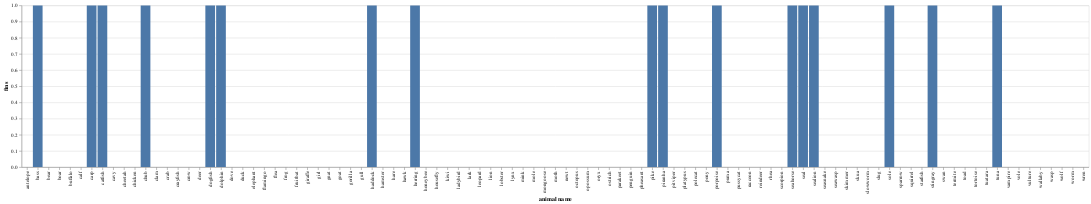

Notebook code cell kept with this figure:
### Code cell
plot_02

### Figure 1 — Vega-Lite specification as saved in the notebook (floating-point values rounded to 4 significant figures)
{"config": {"view": {"continuousWidth": 400, "continuousHeight": 300}}, "data": {"name": "data-e3d594e206aeb1e7e4985628e88d3eb2"}, "mark": "bar", "encoding": {"x": {"field": "animal name", "type": "nominal"}, "y": {"field": "fins", "type": "quantitative"}}, "$schema": "https://vega.github.io/schema/vega-lite/v4.17.0.json", "datasets": {"data-e3d594e206aeb1e7e4985628e88d3eb2": [{"animal name": "antelope", "hair": 1, "feathers": 0, "eggs": 0, "milk": 1, "airborne": 0, "aquatic": 0, "predator": 0, "toothed": 1, "backbone": 1, "breathes": 1, "venomous": 0, "fins": 0, "legs": 4, "tail": 1, "domestic": 0, " cat-size": 1, "type": 1}, {"animal name": "bass", "hair": 0, "feathers": 0, "eggs": 1, "milk": 0, "airborne": 0, "aquatic": 1, "predator": 1, "toothed": 1, "backbone": 1, "breathes": 0, "venomous": 0, "fins": 1, "legs": 0, "tail": 1, "domestic": 0, " cat-size": 0, "type": 4}, {"animal name": "bear", "hair": 1, "feathers": 0, "eggs": 0, "milk": 1, "airborne": 0, "aquatic": 0, "predator": 1, "toothed": 1, "backbone": 1, "breathes": 1, "venomous": 0, "fins": 0, "legs": 4, "tail": 0, "domestic": 0, " cat-size": 1, "type": 1}, {"animal name": "boar", "hair": 1, "feathers": 0, "eggs": 0, "milk": 1, "airborne": 0, "aquatic": 0, "predator": 1, "toothed": 1, "backbone": 1, "breathes": 1, "venomous": 0, "fins": 0, "legs": 4, "tail": 1, "domestic": 0, " cat-size": 1, "type": 1}, {"animal name": "buffalo", "hair": 1, "feathers": 0, "eggs": 0, "milk": 1, "airborne": 0, "aquatic": 0, "predator": 0, "toothed": 1, "backbone": 1, "breathes": 1, "venomous": 0, "fins": 0, "legs": 4, "tail": 1, "domestic": 0, " cat-size": 1, "type": 1}, {"animal name": "calf", "hair": 1, "feathers": 0, "eggs": 0, "milk": 1, "airborne": 0, "aquatic": 0, "predator": 0, "toothed": 1, "backbone": 1, "breathes": 1, "venomous": 0, "fins": 0, "legs": 4, "tail": 1, "domestic": 1, " cat-size": 1, "type": 1}, {"animal name": "carp", "hair": 0, "feathers": 0, "eggs": 1, "milk": 0, "airborne": 0, "aquatic": 1, "predator": 0, "toothed": 1, "backbone": 1, "breathes": 0, "venomous": 0, "fins": 1, "legs": 0, "tail": 1, "domestic": 1, " cat-size": 0, "type": 4}, {"animal name": "catfish", "hair": 0, "feathers": 0, "eggs": 1, "milk": 0, "airborne": 0, "aquatic": 1, "predator": 1, "toothed": 1, "backbone": 1, "breathes": 0, "venomous": 0, "fins": 1, "legs": 0, "tail": 1, "domestic": 0, " cat-size": 0, "type": 4}, {"animal name": "cavy", "hair": 1, "feathers": 0, "eggs": 0, "milk": 1, "airborne": 0, "aquatic": 0, "predator": 0, "toothed": 1, "backbone": 1, "breathes": 1, "venomous": 0, "fins": 0, "legs": 4, "tail": 0, "domestic": 1, " cat-size": 0, "type": 1}, {"animal name": "cheetah", "hair": 1, "feathers": 0, "eggs": 0, "milk": 1, "airborne": 0, "aquatic": 0, "predator": 1, "toothed": 1, "backbone": 1, "breathes": 1, "venomous": 0, "fins": 0, "legs": 4, "tail": 1, "domestic": 0, " cat-size": 1, "type": 1}, {"animal name": "chicken", "hair": 0, "feathers": 1, "eggs": 1, "milk": 0, "airborne": 1, "aquatic": 0, "predator": 0, "toothed": 0, "backbone": 1, "breathes": 1, "venomous": 0, "fins": 0, "legs": 2, "tail": 1, "domestic": 1, " cat-size": 0, "type": 2}, {"animal name": "chub", "hair": 0, "feathers": 0, "eggs": 1, "milk": 0, "airborne": 0, "aquatic": 1, "predator": 1, "toothed": 1, "backbone": 1, "breathes": 0, "venomous": 0, "fins": 1, "legs": 0, "tail": 1, "domestic": 0, " cat-size": 0, "type": 4}, {"animal name": "clam", "hair": 0, "feathers": 0, "eggs": 1, "milk": 0, "airborne": 0, "aquatic": 0, "predator": 1, "toothed": 0, "backbone": 0, "breathes": 0, "venomous": 0, "fins": 0, "legs": 0, "tail": 0, "domestic": 0, " cat-size": 0, "type": 7}, {"animal name": "crab", "hair": 0, "feathers": 0, "eggs": 1, "milk": 0, "airborne": 0, "aquatic": 1, "predator": 1, "toothed": 0, "backbone": 0, "breathes": 0, "venomous": 0, "fins": 0, "legs": 4, "tail": 0, "domestic": 0, " cat-size": 0, "type": 7}, {"animal name": "crayfish", "hair": 0, "feathers": 0, "eggs": 1, "milk": 0, "airborne": 0, "aquatic": 1, "predator": 1, "toothed": 0, "backbone": 0, "breathes": 0, "venomous": 0, "fins": 0, "legs": 6, "tail": 0, "domestic": 0, " cat-size": 0, "type": 7}, {"animal name": "crow", "hair": 0, "feathers": 1, "eggs": 1, "milk": 0, "airborne": 1, "aquatic": 0, "predator": 1, "toothed": 0, "backbone": 1, "breathes": 1, "venomous": 0, "fins": 0, "legs": 2, "tail": 1, "domestic": 0, " cat-size": 0, "type": 2}, {"animal name": "deer", "hair": 1, "feathers": 0, "eggs": 0, "milk": 1, "airborne": 0, "aquatic": 0, "predator": 0, "toothed": 1, "backbone": 1, "breathes": 1, "venomous": 0, "fins": 0, "legs": 4, "tail": 1, "domestic": 0, " cat-size": 1, "type": 1}, {"animal name": "dogfish", "hair": 0, "feathers": 0, "eggs": 1, "milk": 0, "airborne": 0, "aquatic": 1, "predator": 1, "toothed": 1, "backbone": 1, "breathes": 0, "venomous": 0, "fins": 1, "legs": 0, "tail": 1, "domestic": 0, " cat-size": 1, "type": 4}, {"animal name": "dolphin", "hair": 0, "feathers": 0, "eggs": 0, "milk": 1, "airborne": 0, "aquatic": 1, "predator": 1, "toothed": 1, "backbone": 1, "breathes": 1, "venomous": 0, "fins": 1, "legs": 0, "tail": 1, "domestic": 0, " cat-size": 1, "type": 1}, {"animal name": "dove", "hair": 0, "feathers": 1, "eggs": 1, "milk": 0, "airborne": 1, "aquatic": 0, "predator": 0, "toothed": 0, "backbone": 1, "breathes": 1, "venomous": 0, "fins": 0, "legs": 2, "tail": 1, "domestic": 1, " cat-size": 0, "type": 2}, {"animal name": "duck", "hair": 0, "feathers": 1, "eggs": 1, "milk": 0, "airborne": 1, "aquatic": 1, "predator": 0, "toothed": 0, "backbone": 1, "breathes": 1, "venomous": 0, "fins": 0, "legs": 2, "tail": 1, "domestic": 0, " cat-size": 0, "type": 2}, {"animal name": "elephant", "hair": 1, "feathers": 0, "eggs": 0, "milk": 1, "airborne": 0, "aquatic": 0, "predator": 0, "toothed": 1, "backbone": 1, "breathes": 1, "venomous": 0, "fins": 0, "legs": 4, "tail": 1, "domestic": 0, " cat-size": 1, "type": 1}, {"animal name": "flamingo", "hair": 0, "feathers": 1, "eggs": 1, "milk": 0, "airborne": 1, "aquatic": 0, "predator": 0, "toothed": 0, "backbone": 1, "breathes": 1, "venomous": 0, "fins": 0, "legs": 2, "tail": 1, "domestic": 0, " cat-size": 1, "type": 2}, {"animal name": "flea", "hair": 0, "feathers": 0, "eggs": 1, "milk": 0, "airborne": 0, "aquatic": 0, "predator": 0, "toothed": 0, "backbone": 0, "breathes": 1, "venomous": 0, "fins": 0, "legs": 6, "tail": 0, "domestic": 0, " cat-size": 0, "type": 6}, {"animal name": "frog", "hair": 0, "feathers": 0, "eggs": 1, "milk": 0, "airborne": 0, "aquatic": 1, "predator": 1, "toothed": 1, "backbone": 1, "breathes": 1, "venomous": 0, "fins": 0, "legs": 4, "tail": 0, "domestic": 0, " cat-size": 0, "type": 5}, {"animal name": "frog", "hair": 0, "feathers": 0, "eggs": 1, "milk": 0, "airborne": 0, "aquatic": 1, "predator": 1, "toothed": 1, "backbone": 1, "breathes": 1, "venomous": 1, "fins": 0, "legs": 4, "tail": 0, "domestic": 0, " cat-size": 0, "type": 5}, {"animal name": "fruitbat", "hair": 1, "feathers": 0, "eggs": 0, "milk": 1, "airborne": 1, "aquatic": 0, "predator": 0, "toothed": 1, "backbone": 1, "breathes": 1, "venomous": 0, "fins": 0, "legs": 2, "tail": 1, "domestic": 0, " cat-size": 0, "type": 1}, {"animal name": "giraffe", "hair": 1, "feathers": 0, "eggs": 0, "milk": 1, "airborne": 0, "aquatic": 0, "predator": 0, "toothed": 1, "backbone": 1, "breathes": 1, "venomous": 0, "fins": 0, "legs": 4, "tail": 1, "domestic": 0, " cat-size": 1, "type": 1}, {"animal name": "girl", "hair": 1, "feathers": 0, "eggs": 0, "milk": 1, "airborne": 0, "aquatic": 0, "predator": 1, "toothed": 1, "backbone": 1, "breathes": 1, "venomous": 0, "fins": 0, "legs": 2, "tail": 0, "domestic": 1, " cat-size": 1, "type": 1}, {"animal name": "gnat", "hair": 0, "feathers": 0, "eggs": 1, "milk": 0, "airborne": 1, "aquatic": 0, "predator": 0, "toothed": 0, "backbone": 0, "breathes": 1, "venomous": 0, "fins": 0, "legs": 6, "tail": 0, "domestic": 0, " cat-size": 0, "type": 6}, {"animal name": "goat", "hair": 1, "feathers": 0, "eggs": 0, "milk": 1, "airborne": 0, "aquatic": 0, "predator": 0, "toothed": 1, "backbone": 1, "breathes": 1, "venomous": 0, "fins": 0, "legs": 4, "tail": 1, "domestic": 1, " cat-size": 1, "type": 1}, {"animal name": "gorilla", "hair": 1, "feathers": 0, "eggs": 0, "milk": 1, "airborne": 0, "aquatic": 0, "predator": 0, "toothed": 1, "backbone": 1, "breathes": 1, "venomous": 0, "fins": 0, "legs": 2, "tail": 0, "domestic": 0, " cat-size": 1, "type": 1}, {"animal name": "gull", "hair": 0, "feathers": 1, "eggs": 1, "milk": 0, "airborne": 1, "aquatic": 1, "predator": 1, "toothed": 0, "backbone": 1, "breathes": 1, "venomous": 0, "fins": 0, "legs": 2, "tail": 1, "domestic": 0, " cat-size": 0, "type": 2}, {"animal name": "haddock", "hair": 0, "feathers": 0, "eggs": 1, "milk": 0, "airborne": 0, "aquatic": 1, "predator": 0, "toothed": 1, "backbone": 1, "breathes": 0, "venomous": 0, "fins": 1, "legs": 0, "tail": 1, "domestic": 0, " cat-size": 0, "type": 4}, {"animal name": "hamster", "hair": 1, "feathers": 0, "eggs": 0, "milk": 1, "airborne": 0, "aquatic": 0, "predator": 0, "toothed": 1, "backbone": 1, "breathes": 1, "venomous": 0, "fins": 0, "legs": 4, "tail": 1, "domestic": 1, " cat-size": 0, "type": 1}, {"animal name": "hare", "hair": 1, "feathers": 0, "eggs": 0, "milk": 1, "airborne": 0, "aquatic": 0, "predator": 0, "toothed": 1, "backbone": 1, "breathes": 1, "venomous": 0, "fins": 0, "legs": 4, "tail": 1, "domestic": 0, " cat-size": 0, "type": 1}, {"animal name": "hawk", "hair": 0, "feathers": 1, "eggs": 1, "milk": 0, "airborne": 1, "aquatic": 0, "predator": 1, "toothed": 0, "backbone": 1, "breathes": 1, "venomous": 0, "fins": 0, "legs": 2, "tail": 1, "domestic": 0, " cat-size": 0, "type": 2}, {"animal name": "herring", "hair": 0, "feathers": 0, "eggs": 1, "milk": 0, "airborne": 0, "aquatic": 1, "predator": 1, "toothed": 1, "backbone": 1, "breathes": 0, "venomous": 0, "fins": 1, "legs": 0, "tail": 1, "domestic": 0, " cat-size": 0, "type": 4}, {"animal name": "honeybee", "hair": 1, "feathers": 0, "eggs": 1, "milk": 0, "airborne": 1, "aquatic": 0, "predator": 0, "toothed": 0, "backbone": 0, "breathes": 1, "venomous": 1, "fins": 0, "legs": 6, "tail": 0, "domestic": 1, " cat-size": 0, "type": 6}, {"animal name": "housefly", "hair": 1, "feathers": 0, "eggs": 1, "milk": 0, "airborne": 1, "aquatic": 0, "predator": 0, "toothed": 0, "backbone": 0, "breathes": 1, "venomous": 0, "fins": 0, "legs": 6, "tail": 0, "domestic": 0, " cat-size": 0, "type": 6}, {"animal name": "kiwi", "hair": 0, "feathers": 1, "eggs": 1, "milk": 0, "airborne": 0, "aquatic": 0, "predator": 1, "toothed": 0, "backbone": 1, "breathes": 1, "venomous": 0, "fins": 0, "legs": 2, "tail": 1, "domestic": 0, " cat-size": 0, "type": 2}, {"animal name": "ladybird", "hair": 0, "feathers": 0, "eggs": 1, "milk": 0, "airborne": 1, "aquatic": 0, "predator": 1, "toothed": 0, "backbone": 0, "breathes": 1, "venomous": 0, "fins": 0, "legs": 6, "tail": 0, "domestic": 0, " cat-size": 0, "type": 6}, {"animal name": "lark", "hair": 0, "feathers": 1, "eggs": 1, "milk": 0, "airborne": 1, "aquatic": 0, "predator": 0, "toothed": 0, "backbone": 1, "breathes": 1, "venomous": 0, "fins": 0, "legs": 2, "tail": 1, "domestic": 0, " cat-size": 0, "type": 2}, {"animal name": "leopard", "hair": 1, "feathers": 0, "eggs": 0, "milk": 1, "airborne": 0, "aquatic": 0, "predator": 1, "toothed": 1, "backbone": 1, "breathes": 1, "venomous": 0, "fins": 0, "legs": 4, "tail": 1, "domestic": 0, " cat-size": 1, "type": 1}, {"animal name": "lion", "hair": 1, "feathers": 0, "eggs": 0, "milk": 1, "airborne": 0, "aquatic": 0, "predator": 1, "toothed": 1, "backbone": 1, "breathes": 1, "venomous": 0, "fins": 0, "legs": 4, "tail": 1, "domestic": 0, " cat-size": 1, "type": 1}, {"animal name": "lobster", "hair": 0, "feathers": 0, "eggs": 1, "milk": 0, "airborne": 0, "aquatic": 1, "predator": 1, "toothed": 0, "backbone": 0, "breathes": 0, "venomous": 0, "fins": 0, "legs": 6, "tail": 0, "domestic": 0, " cat-size": 0, "type": 7}, {"animal name": "lynx", "hair": 1, "feathers": 0, "eggs": 0, "milk": 1, "airborne": 0, "aquatic": 0, "predator": 1, "toothed": 1, "backbone": 1, "breathes": 1, "venomous": 0, "fins": 0, "legs": 4, "tail": 1, "domestic": 0, " cat-size": 1, "type": 1}, {"animal name": "mink", "hair": 1, "feathers": 0, "eggs": 0, "milk": 1, "airborne": 0, "aquatic": 1, "predator": 1, "toothed": 1, "backbone": 1, "breathes": 1, "venomous": 0, "fins": 0, "legs": 4, "tail": 1, "domestic": 0, " cat-size": 1, "type": 1}, {"animal name": "mole", "hair": 1, "feathers": 0, "eggs": 0, "milk": 1, "airborne": 0, "aquatic": 0, "predator": 1, "toothed": 1, "backbone": 1, "breathes": 1, "venomous": 0, "fins": 0, "legs": 4, "tail": 1, "domestic": 0, " cat-size": 0, "type": 1}, {"animal name": "mongoose", "hair": 1, "feathers": 0, "eggs": 0, "milk": 1, "airborne": 0, "aquatic": 0, "predator": 1, "toothed": 1, "backbone": 1, "breathes": 1, "venomous": 0, "fins": 0, "legs": 4, "tail": 1, "domestic": 0, " cat-size": 1, "type": 1}, {"animal name": "moth", "hair": 1, "feathers": 0, "eggs": 1, "milk": 0, "airborne": 1, "aquatic": 0, "predator": 0, "toothed": 0, "backbone": 0, "breathes": 1, "venomous": 0, "fins": 0, "legs": 6, "tail": 0, "domestic": 0, " cat-size": 0, "type": 6}, {"animal name": "newt", "hair": 0, "feathers": 0, "eggs": 1, "milk": 0, "airborne": 0, "aquatic": 1, "predator": 1, "toothed": 1, "backbone": 1, "breathes": 1, "venomous": 0, "fins": 0, "legs": 4, "tail": 1, "domestic": 0, " cat-size": 0, "type": 5}, {"animal name": "octopus", "hair": 0, "feathers": 0, "eggs": 1, "milk": 0, "airborne": 0, "aquatic": 1, "predator": 1, "toothed": 0, "backbone": 0, "breathes": 0, "venomous": 0, "fins": 0, "legs": 8, "tail": 0, "domestic": 0, " cat-size": 1, "type": 7}, {"animal name": "opossum", "hair": 1, "feathers": 0, "eggs": 0, "milk": 1, "airborne": 0, "aquatic": 0, "predator": 1, "toothed": 1, "backbone": 1, "breathes": 1, "venomous": 0, "fins": 0, "legs": 4, "tail": 1, "domestic": 0, " cat-size": 0, "type": 1}, {"animal name": "oryx", "hair": 1, "feathers": 0, "eggs": 0, "milk": 1, "airborne": 0, "aquatic": 0, "predator": 0, "toothed": 1, "backbone": 1, "breathes": 1, "venomous": 0, "fins": 0, "legs": 4, "tail": 1, "domestic": 0, " cat-size": 1, "type": 1}, {"animal name": "ostrich", "hair": 0, "feathers": 1, "eggs": 1, "milk": 0, "airborne": 0, "aquatic": 0, "predator": 0, "toothed": 0, "backbone": 1, "breathes": 1, "venomous": 0, "fins": 0, "legs": 2, "tail": 1, "domestic": 0, " cat-size": 1, "type": 2}, {"animal name": "parakeet", "hair": 0, "feathers": 1, "eggs": 1, "milk": 0, "airborne": 1, "aquatic": 0, "predator": 0, "toothed": 0, "backbone": 1, "breathes": 1, "venomous": 0, "fins": 0, "legs": 2, "tail": 1, "domestic": 1, " cat-size": 0, "type": 2}, {"animal name": "penguin", "hair": 0, "feathers": 1, "eggs": 1, "milk": 0, "airborne": 0, "aquatic": 1, "predator": 1, "toothed": 0, "backbone": 1, "breathes": 1, "venomous": 0, "fins": 0, "legs": 2, "tail": 1, "domestic": 0, " cat-size": 1, "type": 2}, {"animal name": "pheasant", "hair": 0, "feathers": 1, "eggs": 1, "milk": 0, "airborne": 1, "aquatic": 0, "predator": 0, "toothed": 0, "backbone": 1, "breathes": 1, "venomous": 0, "fins": 0, "legs": 2, "tail": 1, "domestic": 0, " cat-size": 0, "type": 2}, {"animal name": "pike", "hair": 0, "feathers": 0, "eggs": 1, "milk": 0, "airborne": 0, "aquatic": 1, "predator": 1, "toothed": 1, "backbone": 1, "breathes": 0, "venomous": 0, "fins": 1, "legs": 0, "tail": 1, "domestic": 0, " cat-size": 1, "type": 4}, {"animal name": "piranha", "hair": 0, "feathers": 0, "eggs": 1, "milk": 0, "airborne": 0, "aquatic": 1, "predator": 1, "toothed": 1, "backbone": 1, "breathes": 0, "venomous": 0, "fins": 1, "legs": 0, "tail": 1, "domestic": 0, " cat-size": 0, "type": 4}, {"animal name": "pitviper", "hair": 0, "feathers": 0, "eggs": 1, "milk": 0, "airborne": 0, "aquatic": 0, "predator": 1, "toothed": 1, "backbone": 1, "breathes": 1, "venomous": 1, "fins": 0, "legs": 0, "tail": 1, "domestic": 0, " cat-size": 0, "type": 3}, {"animal name": "platypus", "hair": 1, "feathers": 0, "eggs": 1, "milk": 1, "airborne": 0, "aquatic": 1, "predator": 1, "toothed": 0, "backbone": 1, "breathes": 1, "venomous": 0, "fins": 0, "legs": 4, "tail": 1, "domestic": 0, " cat-size": 1, "type": 1}, {"animal name": "polecat", "hair": 1, "feathers": 0, "eggs": 0, "milk": 1, "airborne": 0, "aquatic": 0, "predator": 1, "toothed": 1, "backbone": 1, "breathes": 1, "venomous": 0, "fins": 0, "legs": 4, "tail": 1, "domestic": 0, " cat-size": 1, "type": 1}, {"animal name": "pony", "hair": 1, "feathers": 0, "eggs": 0, "milk": 1, "airborne": 0, "aquatic": 0, "predator": 0, "toothed": 1, "backbone": 1, "breathes": 1, "venomous": 0, "fins": 0, "legs": 4, "tail": 1, "domestic": 1, " cat-size": 1, "type": 1}, {"animal name": "porpoise", "hair": 0, "feathers": 0, "eggs": 0, "milk": 1, "airborne": 0, "aquatic": 1, "predator": 1, "toothed": 1, "backbone": 1, "breathes": 1, "venomous": 0, "fins": 1, "legs": 0, "tail": 1, "domestic": 0, " cat-size": 1, "type": 1}, {"animal name": "puma", "hair": 1, "feathers": 0, "eggs": 0, "milk": 1, "airborne": 0, "aquatic": 0, "predator": 1, "toothed": 1, "backbone": 1, "breathes": 1, "venomous": 0, "fins": 0, "legs": 4, "tail": 1, "domestic": 0, " cat-size": 1, "type": 1}, {"animal name": "pussycat", "hair": 1, "feathers": 0, "eggs": 0, "milk": 1, "airborne": 0, "aquatic": 0, "predator": 1, "toothed": 1, "backbone": 1, "breathes": 1, "venomous": 0, "fins": 0, "legs": 4, "tail": 1, "domestic": 1, " cat-size": 1, "type": 1}, {"animal name": "raccoon", "hair": 1, "feathers": 0, "eggs": 0, "milk": 1, "airborne": 0, "aquatic": 0, "predator": 1, "toothed": 1, "backbone": 1, "breathes": 1, "venomous": 0, "fins": 0, "legs": 4, "tail": 1, "domestic": 0, " cat-size": 1, "type": 1}, {"animal name": "reindeer", "hair": 1, "feathers": 0, "eggs": 0, "milk": 1, "airborne": 0, "aquatic": 0, "predator": 0, "toothed": 1, "backbone": 1, "breathes": 1, "venomous": 0, "fins": 0, "legs": 4, "tail": 1, "domestic": 1, " cat-size": 1, "type": 1}, {"animal name": "rhea", "hair": 0, "feathers": 1, "eggs": 1, "milk": 0, "airborne": 0, "aquatic": 0, "predator": 1, "toothed": 0, "backbone": 1, "breathes": 1, "venomous": 0, "fins": 0, "legs": 2, "tail": 1, "domestic": 0, " cat-size": 1, "type": 2}, {"animal name": "scorpion", "hair": 0, "feathers": 0, "eggs": 0, "milk": 0, "airborne": 0, "aquatic": 0, "predator": 1, "toothed": 0, "backbone": 0, "breathes": 1, "venomous": 1, "fins": 0, "legs": 8, "tail": 1, "domestic": 0, " cat-size": 0, "type": 7}, {"animal name": "seahorse", "hair": 0, "feathers": 0, "eggs": 1, "milk": 0, "airborne": 0, "aquatic": 1, "predator": 0, "toothed": 1, "backbone": 1, "breathes": 0, "venomous": 0, "fins": 1, "legs": 0, "tail": 1, "domestic": 0, " cat-size": 0, "type": 4}, {"animal name": "seal", "hair": 1, "feathers": 0, "eggs": 0, "milk": 1, "airborne": 0, "aquatic": 1, "predator": 1, "toothed": 1, "backbone": 1, "breathes": 1, "venomous": 0, "fins": 1, "legs": 0, "tail": 0, "domestic": 0, " cat-size": 1, "type": 1}, {"animal name": "sealion", "hair": 1, "feathers": 0, "eggs": 0, "milk": 1, "airborne": 0, "aquatic": 1, "predator": 1, "toothed": 1, "backbone": 1, "breathes": 1, "venomous": 0, "fins": 1, "legs": 2, "tail": 1, "domestic": 0, " cat-size": 1, "type": 1}, {"animal name": "seasnake", "hair": 0, "feathers": 0, "eggs": 0, "milk": 0, "airborne": 0, "aquatic": 1, "predator": 1, "toothed": 1, "backbone": 1, "breathes": 0, "venomous": 1, "fins": 0, "legs": 0, "tail": 1, "domestic": 0, " cat-size": 0, "type": 3}, {"animal name": "seawasp", "hair": 0, "feathers": 0, "eggs": 1, "milk": 0, "airborne": 0, "aquatic": 1, "predator": 1, "toothed": 0, "backbone": 0, "breathes": 0, "venomous": 1, "fins": 0, "legs": 0, "tail": 0, "domestic": 0, " cat-size": 0, "type": 7}, {"animal name": "skimmer", "hair": 0, "feathers": 1, "eggs": 1, "milk": 0, "airborne": 1, "aquatic": 1, "predator": 1, "toothed": 0, "backbone": 1, "breathes": 1, "venomous": 0, "fins": 0, "legs": 2, "tail": 1, "domestic": 0, " cat-size": 0, "type": 2}, {"animal name": "skua", "hair": 0, "feathers": 1, "eggs": 1, "milk": 0, "airborne": 1, "aquatic": 1, "predator": 1, "toothed": 0, "backbone": 1, "breathes": 1, "venomous": 0, "fins": 0, "legs": 2, "tail": 1, "domestic": 0, " cat-size": 0, "type": 2}, {"animal name": "slowworm", "hair": 0, "feathers": 0, "eggs": 1, "milk": 0, "airborne": 0, "aquatic": 0, "predator": 1, "toothed": 1, "backbone": 1, "breathes": 1, "venomous": 0, "fins": 0, "legs": 0, "tail": 1, "domestic": 0, " cat-size": 0, "type": 3}, {"animal name": "slug", "hair": 0, "feathers": 0, "eggs": 1, "milk": 0, "airborne": 0, "aquatic": 0, "predator": 0, "toothed": 0, "backbone": 0, "breathes": 1, "venomous": 0, "fins": 0, "legs": 0, "tail": 0, "domestic": 0, " cat-size": 0, "type": 7}, {"animal name": "sole", "hair": 0, "feathers": 0, "eggs": 1, "milk": 0, "airborne": 0, "aquatic": 1, "predator": 0, "toothed": 1, "backbone": 1, "breathes": 0, "venomous": 0, "fins": 1, "legs": 0, "tail": 1, "domestic": 0, " cat-size": 0, "type": 4}, {"animal name": "sparrow", "hair": 0, "feathers": 1, "eggs": 1, "milk": 0, "airborne": 1, "aquatic": 0, "predator": 0, "toothed": 0, "backbone": 1, "breathes": 1, "venomous": 0, "fins": 0, "legs": 2, "tail": 1, "domestic": 0, " cat-size": 0, "type": 2}, {"animal name": "squirrel", "hair": 1, "feathers": 0, "eggs": 0, "milk": 1, "airborne": 0, "aquatic": 0, "predator": 0, "toothed": 1, "backbone": 1, "breathes": 1, "venomous": 0, "fins": 0, "legs": 2, "tail": 1, "domestic": 0, " cat-size": 0, "type": 1}, {"animal name": "starfish", "hair": 0, "feathers": 0, "eggs": 1, "milk": 0, "airborne": 0, "aquatic": 1, "predator": 1, "toothed": 0, "backbone": 0, "breathes": 0, "venomous": 0, "fins": 0, "legs": 5, "tail": 0, "domestic": 0, " cat-size": 0, "type": 7}, {"animal name": "stingray", "hair": 0, "feathers": 0, "eggs": 1, "milk": 0, "airborne": 0, "aquatic": 1, "predator": 1, "toothed": 1, "backbone": 1, "breathes": 0, "venomous": 1, "fins": 1, "legs": 0, "tail": 1, "domestic": 0, " cat-size": 1, "type": 4}, {"animal name": "swan", "hair": 0, "feathers": 1, "eggs": 1, "milk": 0, "airborne": 1, "aquatic": 1, "predator": 0, "toothed": 0, "backbone": 1, "breathes": 1, "venomous": 0, "fins": 0, "legs": 2, "tail": 1, "domestic": 0, " cat-size": 1, "type": 2}, {"animal name": "termite", "hair": 0, "feathers": 0, "eggs": 1, "milk": 0, "airborne": 0, "aquatic": 0, "predator": 0, "toothed": 0, "backbone": 0, "breathes": 1, "venomous": 0, "fins": 0, "legs": 6, "tail": 0, "domestic": 0, " cat-size": 0, "type": 6}, {"animal name": "toad", "hair": 0, "feathers": 0, "eggs": 1, "milk": 0, "airborne": 0, "aquatic": 1, "predator": 0, "toothed": 1, "backbone": 1, "breathes": 1, "venomous": 0, "fins": 0, "legs": 4, "tail": 0, "domestic": 0, " cat-size": 0, "type": 5}, {"animal name": "tortoise", "hair": 0, "feathers": 0, "eggs": 1, "milk": 0, "airborne": 0, "aquatic": 0, "predator": 0, "toothed": 0, "backbone": 1, "breathes": 1, "venomous": 0, "fins": 0, "legs": 4, "tail": 1, "domestic": 0, " cat-size": 1, "type": 3}, {"animal name": "tuatara", "hair": 0, "feathers": 0, "eggs": 1, "milk": 0, "airborne": 0, "aquatic": 0, "predator": 1, "toothed": 1, "backbone": 1, "breathes": 1, "venomous": 0, "fins": 0, "legs": 4, "tail": 1, "domestic": 0, " cat-size": 0, "type": 3}, {"animal name": "tuna", "hair": 0, "feathers": 0, "eggs": 1, "milk": 0, "airborne": 0, "aquatic": 1, "predator": 1, "toothed": 1, "backbone": 1, "breathes": 0, "venomous": 0, "fins": 1, "legs": 0, "tail": 1, "domestic": 0, " cat-size": 1, "type": 4}, {"animal name": "vampire", "hair": 1, "feathers": 0, "eggs": 0, "milk": 1, "airborne": 1, "aquatic": 0, "predator": 0, "toothed": 1, "backbone": 1, "breathes": 1, "venomous": 0, "fins": 0, "legs": 2, "tail": 1, "domestic": 0, " cat-size": 0, "type": 1}, {"animal name": "vole", "hair": 1, "feathers": 0, "eggs": 0, "milk": 1, "airborne": 0, "aquatic": 0, "predator": 0, "toothed": 1, "backbone": 1, "breathes": 1, "venomous": 0, "fins": 0, "legs": 4, "tail": 1, "domestic": 0, " cat-size": 0, "type": 1}, {"animal name": "vulture", "hair": 0, "feathers": 1, "eggs": 1, "milk": 0, "airborne": 1, "aquatic": 0, "predator": 1, "toothed": 0, "backbone": 1, "breathes": 1, "venomous": 0, "fins": 0, "legs": 2, "tail": 1, "domestic": 0, " cat-size": 1, "type": 2}, {"animal name": "wallaby", "hair": 1, "feathers": 0, "eggs": 0, "milk": 1, "airborne": 0, "aquatic": 0, "predator": 0, "toothed": 1, "backbone": 1, "breathes": 1, "venomous": 0, "fins": 0, "legs": 2, "tail": 1, "domestic": 0, " cat-size": 1, "type": 1}, {"animal name": "wasp", "hair": 1, "feathers": 0, "eggs": 1, "milk": 0, "airborne": 1, "aquatic": 0, "predator": 0, "toothed": 0, "backbone": 0, "breathes": 1, "venomous": 1, "fins": 0, "legs": 6, "tail": 0, "domestic": 0, " cat-size": 0, "type": 6}, {"animal name": "wolf", "hair": 1, "feathers": 0, "eggs": 0, "milk": 1, "airborne": 0, "aquatic": 0, "predator": 1, "toothed": 1, "backbone": 1, "breathes": 1, "venomous": 0, "fins": 0, "legs": 4, "tail": 1, "domestic": 0, " cat-size": 1, "type": 1}, {"animal name": "worm", "hair": 0, "feathers": 0, "eggs": 1, "milk": 0, "airborne": 0, "aquatic": 0, "predator": 0, "toothed": 0, "backbone": 0, "breathes": 1, "venomous": 0, "fins": 0, "legs": 0, "tail": 0, "domestic": 0, " cat-size": 0, "type": 7}, {"animal name": "wren", "hair": 0, "feathers": 1, "eggs": 1, "milk": 0, "airborne": 1, "aquatic": 0, "predator": 0, "toothed": 0, "backbone": 1, "breathes": 1, "venomous": 0, "fins": 0, "legs": 2, "tail": 1, "domestic": 0, " cat-size": 0, "type": 2}]}}
